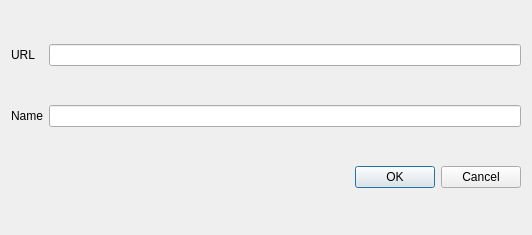
<?xml version="1.0" encoding="UTF-8"?>
<ui version="4.0">
 <class>Dialog</class>
 <widget class="QDialog" name="Dialog">
  <property name="geometry">
   <rect>
    <x>0</x>
    <y>0</y>
    <width>532</width>
    <height>235</height>
   </rect>
  </property>
  <property name="windowTitle">
   <string>Dialog</string>
  </property>
  <layout class="QGridLayout" name="gridLayout">
   <item row="0" column="0">
    <widget class="QLabel" name="label">
     <property name="text">
      <string>URL</string>
     </property>
    </widget>
   </item>
   <item row="2" column="0">
    <widget class="QLabel" name="label_2">
     <property name="text">
      <string>Name</string>
     </property>
    </widget>
   </item>
   <item row="4" column="1">
    <widget class="QDialogButtonBox" name="buttonBox">
     <property name="orientation">
      <enum>Qt::Horizontal</enum>
     </property>
     <property name="standardButtons">
      <set>QDialogButtonBox::Cancel|QDialogButtonBox::Ok</set>
     </property>
    </widget>
   </item>
   <item row="2" column="1">
    <widget class="QLineEdit" name="lineEditName"/>
   </item>
   <item row="0" column="1">
    <widget class="QLineEdit" name="lineEditURL"/>
   </item>
  </layout>
 </widget>
 <resources/>
 <connections>
  <connection>
   <sender>buttonBox</sender>
   <signal>accepted()</signal>
   <receiver>Dialog</receiver>
   <slot>accept()</slot>
   <hints>
    <hint type="sourcelabel">
     <x>248</x>
     <y>254</y>
    </hint>
    <hint type="destinationlabel">
     <x>157</x>
     <y>274</y>
    </hint>
   </hints>
  </connection>
  <connection>
   <sender>buttonBox</sender>
   <signal>rejected()</signal>
   <receiver>Dialog</receiver>
   <slot>reject()</slot>
   <hints>
    <hint type="sourcelabel">
     <x>316</x>
     <y>260</y>
    </hint>
    <hint type="destinationlabel">
     <x>286</x>
     <y>274</y>
    </hint>
   </hints>
  </connection>
 </connections>
</ui>
